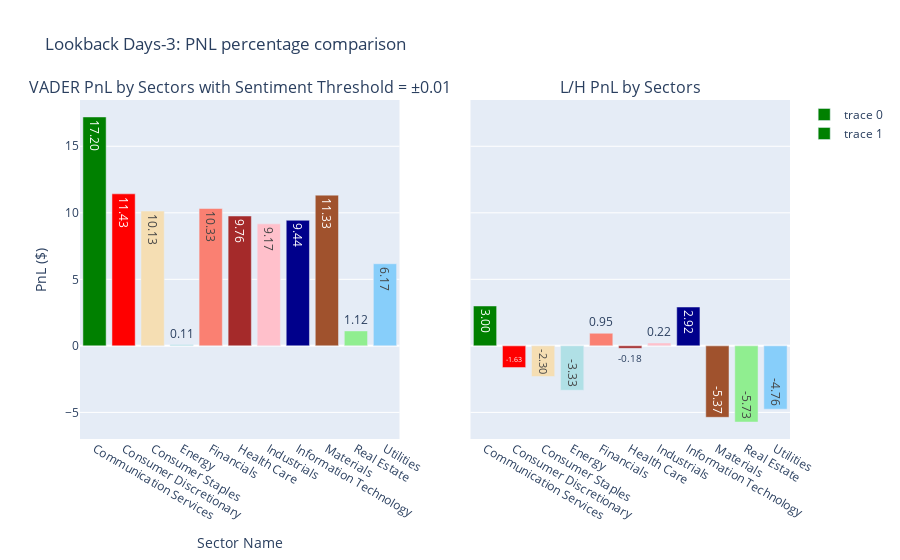

Here is the notebook cell this chart was saved with:
### Code cell
# pctage of pnl 
import plotly.express as px
import plotly.graph_objs as go
from plotly.subplots import make_subplots

# for i in range(len(summary)):
week =3

labels = list(df_summary["Sector"])

colors = ['green','red','wheat','powderblue','salmon','brown','pink','darkblue','sienna','lightgreen','lightskyblue']
fig = make_subplots(rows=1, cols=2, column_widths=[0.5, 0.5],
                    subplot_titles=("VADER PnL by Sectors with Sentiment Threshold = ±0.01","L/H PnL by Sectors"),
                    vertical_spacing=0.1,
                  horizontal_spacing=0.1,
                  shared_yaxes='all')
fig.add_trace(go.Bar(x = df_summary["Sector"], y=df_summary["avgPctVADER"], marker_color=colors),
              row=1, col=1)

fig.add_trace(go.Bar(x = df_summary["Sector"], y=df_summary["avgPctL_H"],marker_color=colors),
              row=1, col=2)
fig.update_traces(texttemplate='%{y:.2f}')
fig.update_layout(title="Lookback Days-"+str(week)+': PNL percentage comparison',
                   xaxis_title='Sector Name',
                   yaxis_title='PnL ($)')
fig.show()

### Figure 1 — Plotly figure (JSON) as saved in the notebook; plotly's stock layout.template omitted (floating-point values rounded to 4 significant figures)
{"data": [{"marker": {"color": ["green", "red", "wheat", "powderblue", "salmon", "brown", "pink", "darkblue", "sienna", "lightgreen", "lightskyblue"]}, "texttemplate": "%{y:.2f}", "type": "bar", "x": ["Communication Services", "Consumer Discretionary", "Consumer Staples", "Energy", "Financials", "Health Care", "Industrials", "Information Technology", "Materials", "Real Estate", "Utilities"], "xaxis": "x", "y": [17.2, 11.43, 10.13, 0.1118, 10.33, 9.761, 9.17, 9.438, 11.33, 1.124, 6.171], "yaxis": "y"}, {"marker": {"color": ["green", "red", "wheat", "powderblue", "salmon", "brown", "pink", "darkblue", "sienna", "lightgreen", "lightskyblue"]}, "texttemplate": "%{y:.2f}", "type": "bar", "x": ["Communication Services", "Consumer Discretionary", "Consumer Staples", "Energy", "Financials", "Health Care", "Industrials", "Information Technology", "Materials", "Real Estate", "Utilities"], "xaxis": "x2", "y": [2.999, -1.631, -2.303, -3.335, 0.9469, -0.181, 0.2177, 2.921, -5.369, -5.725, -4.758], "yaxis": "y2"}], "layout": {"annotations": [{"font": {"size": 16}, "showarrow": false, "text": "VADER PnL by Sectors with Sentiment Threshold = ±0.01", "x": 0.225, "xanchor": "center", "xref": "paper", "y": 1, "yanchor": "bottom", "yref": "paper"}, {"font": {"size": 16}, "showarrow": false, "text": "L/H PnL by Sectors", "x": 0.775, "xanchor": "center", "xref": "paper", "y": 1, "yanchor": "bottom", "yref": "paper"}], "title": {"text": "Lookback Days-3: PNL percentage comparison"}, "xaxis": {"anchor": "y", "domain": [0, 0.45], "title": {"text": "Sector Name"}}, "xaxis2": {"anchor": "y2", "domain": [0.55, 1]}, "yaxis": {"anchor": "x", "domain": [0, 1], "title": {"text": "PnL ($)"}}, "yaxis2": {"anchor": "x2", "domain": [0, 1], "matches": "y", "showticklabels": false}}}
